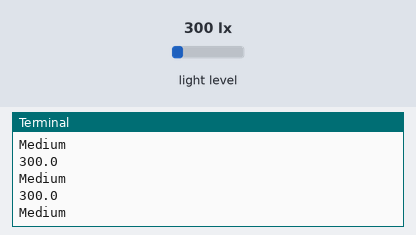
The program below on a simulated Raspberry Pi (BCM pin numbers). Shown: the last lines printed to the terminal. The test bench sets the inputs (shaded band); at power-on: light level 300 lx.

Above: at 5.0 s.
5.1 s: light level set to 1325 lx
At 5.32 s:
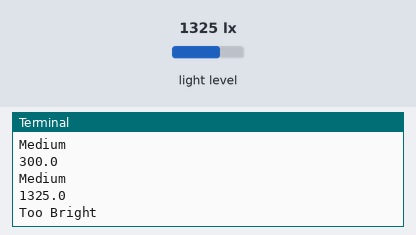
6.6 s: light level set to 1282 lx
At 6.86 s:
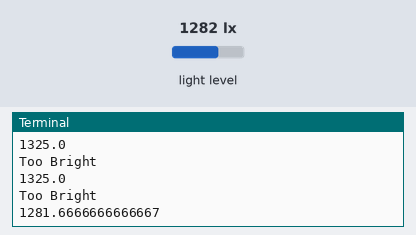
8.1 s: light level set to 422 lx
At 8.15 s:
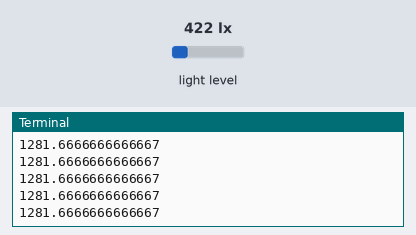
9.6 s: light level set to 372 lx
At 9.69 s:
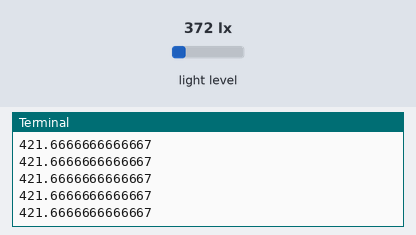
Timing chart, 0 to 12.1 s (numbered marks = the images above; inputs shaded):
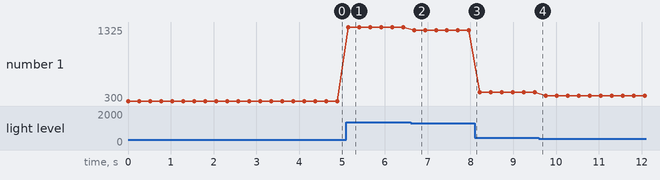

The program:

Task_8.1D.py
```python
import smbus
import time

BH1750_sensor = 0x23

turnoff = 0x00  # represent 0 if power is off
turnon   = 0x01 # represent 1 if power is on
Reset     = 0x07 # resetting the whole setup

recieved_address = 0x23

bus = smbus.SMBus(1)

def Light():
  address = bus.read_i2c_block_data(BH1750_sensor,recieved_address)
  value = Light_intensity(address)
  return value

def Light_intensity(address):
  result=(address[1] + (256 * address[0])) / 1.2
  return (result)

def message():
  while True:
    intensity=Light()
    print(Light())
    if(intensity>= 1300):
        print("Too Bright")
    elif(intensity> 500 and intensity<900):
        print("Bright")
    elif(intensity > 100 and intensity< 400):
        print("Medium")
    elif(intensity<100 and intensity>20):
        print("Dark")
    elif(intensity<20):
        print("Too Dark")

    time.sleep(0.25)

message()
```

Measured:
- the behaviour switches between 1300 and 1299 lx on light level (found by bisection; images 1 and 2)
- after the input at 5.1 s, the terminal: prints a new line at once (image 1)
- after the input at 6.6 s, the terminal: prints a new line after 0.08 s (image 2)
- plotted number 1: 300 → 1325 after the input at 5.1 s, 1325 → 1281.67 after the input at 6.6 s, 1281.67 → 421.67 after the input at 8.1 s, 421.67 → 371.67 after the input at 9.6 s
